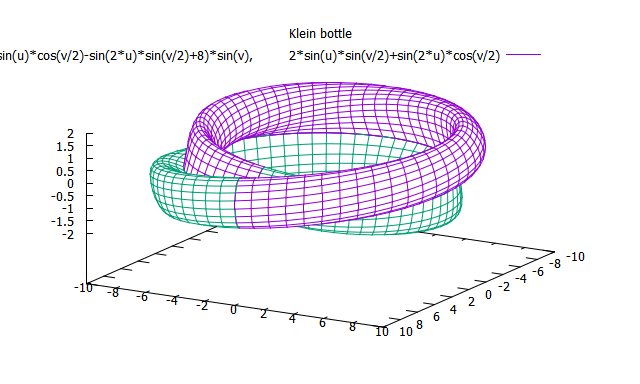

Generate this figure with gnuplot:
set parametric
set hidden3d
set isosamples 21
set autoscale
set urange [0:2*pi]
set vrange [0:2*pi]
set isosamples 39,60
set view 60,120
set title "Klein bottle"
splot  (2*sin(u)*cos(v/2)-sin(2*u)*sin(v/2)+8)*cos(v), \
       (2*sin(u)*cos(v/2)-sin(2*u)*sin(v/2)+8)*sin(v), \
        2*sin(u)*sin(v/2)+sin(2*u)*cos(v/2)
